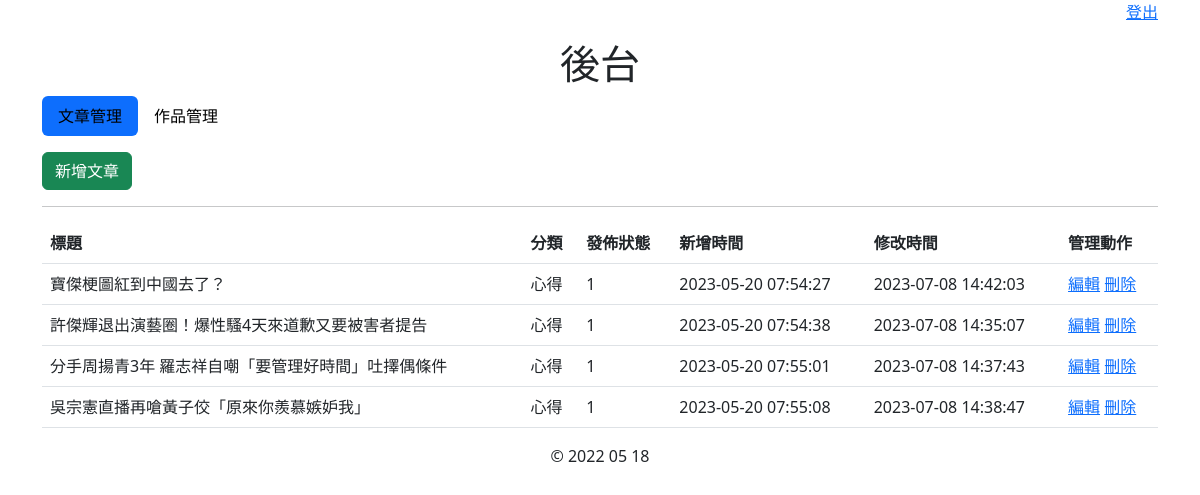
Page /admin/article_list.php (signed in) on the committed database.
### tables this page shows
CREATE TABLE `article` (
  `id` int(11) NOT NULL COMMENT '文章if',
  `title` varchar(30) NOT NULL COMMENT '標題',
  `category` varchar(50) NOT NULL COMMENT '分類',
  `content` text NOT NULL COMMENT '內文',
  `publish` tinyint(1) NOT NULL COMMENT '是否發佈',
  `create_date` datetime NOT NULL COMMENT '建立日期',
  `modify_date` datetime DEFAULT NULL COMMENT '修改日期'
);

### php/functions.php (called while the page is built, shortened)
<?php
function get_all_article(){
    $link = $GLOBALS['link'];
    $datas = array();
    $sql = "SELECT * FROM `article` ;" ;
    $result = mysqli_query($link, $sql);
    if( mysqli_num_rows($result) > 0 ) {
        while( $row = mysqli_fetch_assoc($result) ){
           $datas[] = $row;
        }
    }else{
        echo "0 result";
    }
    return $datas;
}
?>

### admin/article_list.php (the view, shortened to what this page needs)
<?php
	require_once "../php/functions.php";
	$datas = get_all_article();
?>
<!DOCTYPE html>
<html>
<head>
	<link rel="stylesheet" type="text/css" href="../css/bootstrap.min.css">
	<link rel="stylesheet" type="text/css" href="../css/style.css">
</head>
<body>
<?php
	if ( isset($_SESSION['is_login']) && $_SESSION['is_login'] == true):
?>
		<div class="content">
			<div class="container">
			  <div class="row">
				<div class="col-xs-12">
					<p class="text-end">
						<a href="../php/logout.php">登出</a>
					</p>
					<h1 class="text-center">後台</h1>
					<ul class="nav nav-pills mb-3">
					  <li class="nav-item">
					    <a class="nav-link text-black active" href="article_list.php">文章管理</a>
					  </li>
					  <li class="nav-item">
					    <a class="nav-link text-black " href="work_list.php">作品管理</a>
					  </li>
					</ul>
					<a href="article_add.php" class="btn btn-success">新增文章</a>
					<hr/>
					<?php if($datas): ?>
							<table class="table">
							  <thead>
							    <tr>
							      <th scope="col">標題</th>
							      <th scope="col">分類</th>
							      <th scope="col">發佈狀態</th>
							      <th scope="col">新增時間</th>
							      <th scope="col">修改時間</th>
							      <th scope="col">管理動作</th>
							    </tr>
							  </thead>
							  <tbody>
									<?php foreach ($datas as $row):?>
								     	<tr>
										      <td><?php echo ($row['title']); ?></td>
										      <td><?php echo ($row['category']); ?></td>
										      <td><?php echo ($row['publish']); ?></td>
										      <td><?php echo ($row['create_date']); ?></td>
										      <td><?php echo ($row['modify_date']); ?></td>
										      <td>
										      	<a href="article_edit.php?id=<?php echo ($row['id']) ;?>" > 編輯</a>
										      	<a href="../php/article_del.php?id=<?php echo ($row['id']) ;?>" class="del" > 刪除</a>
										      </td>
							    		</tr>
									<?php endforeach; ?>
							  </tbody>
							</table>
					<?php else: ?>
							<h1>no data</h1>
					<?php endif; ?>
			    </div>
			  </div>
			</div>
		</div>
		<div class="footer">
			<div class="container">
			  <div class="row">
				<div class="col-xs-12">
					<p class="text-center" role="alert">
					 &copy; 2022 05 18
					</p>
			    </div>
			  </div>
			</div>
		</div>
<?php
	else:
?>
		<h1>尚未登入</h1>
		<?php header("Location: ../admin/index.php"); ?>
<?php
	endif;
?>
</body>
</html>

### css/style.css (style rules this page uses)
div.content { min-height: 300px; }

### rows in the picture
article: title "寶傑梗圖紅到中國去了？", category "心得", publish "1", create_date "2023-05-20 07:54:27", modify_date "2023-07-08 14:42:03"
article: title "許傑輝退出演藝圈！爆性騷4天來道歉又要被害者提告", category "心得", publish "1", create_date "2023-05-20 07:54:38", modify_date "2023-07-08 14:35:07"
article: title "分手周揚青3年 羅志祥自嘲「要管理好時間」吐擇偶條件", category "心得", publish "1", create_date "2023-05-20 07:55:01", modify_date "2023-07-08 14:37:43"
article: title "吳宗憲直播再嗆黃子佼「原來你羨慕嫉妒我」", category "心得", publish "1", create_date "2023-05-20 07:55:08", modify_date "2023-07-08 14:38:47"
